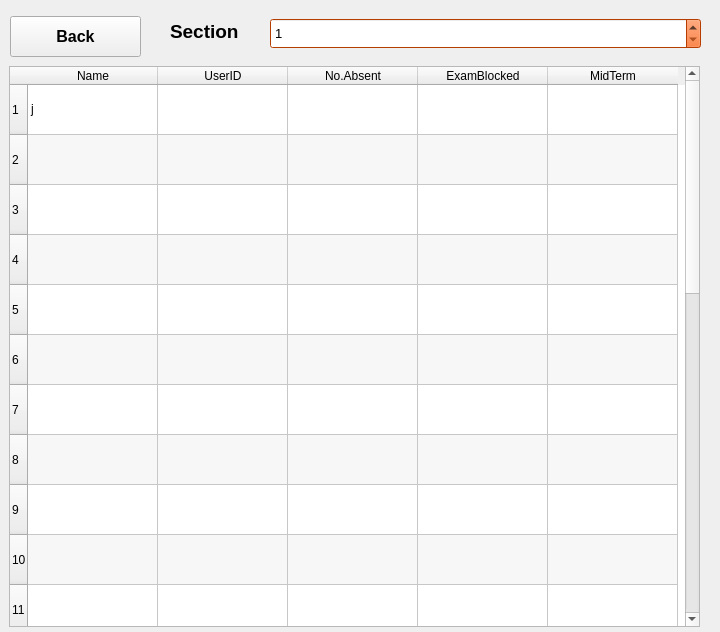
<?xml version="1.0" encoding="UTF-8"?>
<ui version="4.0">
 <class>MainWindow</class>
 <widget class="QMainWindow" name="MainWindow">
  <property name="geometry">
   <rect>
    <x>0</x>
    <y>0</y>
    <width>720</width>
    <height>632</height>
   </rect>
  </property>
  <property name="windowTitle">
   <string>MainWindow</string>
  </property>
  <property name="tabShape">
   <enum>QTabWidget::Rounded</enum>
  </property>
  <property name="dockNestingEnabled">
   <bool>true</bool>
  </property>
  <widget class="QWidget" name="centralwidget">
   <widget class="QTableWidget" name="table">
    <property name="geometry">
     <rect>
      <x>9</x>
      <y>66</y>
      <width>691</width>
      <height>561</height>
     </rect>
    </property>
    <property name="autoScrollMargin">
     <number>20</number>
    </property>
    <property name="editTriggers">
     <set>QAbstractItemView::DoubleClicked</set>
    </property>
    <property name="alternatingRowColors">
     <bool>true</bool>
    </property>
    <property name="selectionMode">
     <enum>QAbstractItemView::SingleSelection</enum>
    </property>
    <property name="selectionBehavior">
     <enum>QAbstractItemView::SelectItems</enum>
    </property>
    <property name="showGrid">
     <bool>true</bool>
    </property>
    <property name="sortingEnabled">
     <bool>false</bool>
    </property>
    <property name="rowCount">
     <number>25</number>
    </property>
    <attribute name="horizontalHeaderCascadingSectionResizes">
     <bool>false</bool>
    </attribute>
    <attribute name="horizontalHeaderDefaultSectionSize">
     <number>130</number>
    </attribute>
    <attribute name="horizontalHeaderMinimumSectionSize">
     <number>50</number>
    </attribute>
    <attribute name="horizontalHeaderShowSortIndicator" stdset="0">
     <bool>true</bool>
    </attribute>
    <attribute name="verticalHeaderCascadingSectionResizes">
     <bool>true</bool>
    </attribute>
    <attribute name="verticalHeaderDefaultSectionSize">
     <number>50</number>
    </attribute>
    <attribute name="verticalHeaderMinimumSectionSize">
     <number>50</number>
    </attribute>
    <attribute name="verticalHeaderShowSortIndicator" stdset="0">
     <bool>false</bool>
    </attribute>
    <row/>
    <row/>
    <row/>
    <row/>
    <row/>
    <row/>
    <row/>
    <row/>
    <row/>
    <row/>
    <row/>
    <row/>
    <row/>
    <row/>
    <row/>
    <row/>
    <row/>
    <row/>
    <row/>
    <row/>
    <row/>
    <row/>
    <row/>
    <row/>
    <row/>
    <column>
     <property name="text">
      <string>Name</string>
     </property>
    </column>
    <column>
     <property name="text">
      <string>UserID</string>
     </property>
    </column>
    <column>
     <property name="text">
      <string>No.Absent</string>
     </property>
    </column>
    <column>
     <property name="text">
      <string>ExamBlocked</string>
     </property>
    </column>
    <column>
     <property name="text">
      <string>MidTerm</string>
     </property>
    </column>
    <item row="0" column="0">
     <property name="text">
      <string>j</string>
     </property>
     <property name="flags">
      <set>ItemIsSelectable|ItemIsDragEnabled|ItemIsEnabled|ItemIsTristate</set>
     </property>
    </item>
    <item row="0" column="1">
     <property name="flags">
      <set>ItemIsSelectable|ItemIsDragEnabled|ItemIsEnabled</set>
     </property>
    </item>
    <item row="1" column="0">
     <property name="text">
      <string/>
     </property>
     <property name="flags">
      <set>ItemIsSelectable|ItemIsDragEnabled|ItemIsEnabled|ItemIsTristate</set>
     </property>
    </item>
    <item row="1" column="1">
     <property name="flags">
      <set>ItemIsSelectable|ItemIsDragEnabled|ItemIsEnabled</set>
     </property>
    </item>
    <item row="2" column="0">
     <property name="text">
      <string/>
     </property>
     <property name="flags">
      <set>ItemIsSelectable|ItemIsDragEnabled|ItemIsEnabled|ItemIsTristate</set>
     </property>
    </item>
    <item row="2" column="1">
     <property name="flags">
      <set>ItemIsSelectable|ItemIsDragEnabled|ItemIsEnabled</set>
     </property>
    </item>
    <item row="3" column="0">
     <property name="text">
      <string/>
     </property>
     <property name="flags">
      <set>ItemIsSelectable|ItemIsDragEnabled|ItemIsEnabled</set>
     </property>
    </item>
    <item row="3" column="1">
     <property name="flags">
      <set>ItemIsSelectable|ItemIsDragEnabled|ItemIsEnabled</set>
     </property>
    </item>
    <item row="4" column="0">
     <property name="flags">
      <set>ItemIsSelectable|ItemIsDragEnabled|ItemIsEnabled</set>
     </property>
    </item>
    <item row="4" column="1">
     <property name="flags">
      <set>ItemIsSelectable|ItemIsDragEnabled|ItemIsEnabled</set>
     </property>
    </item>
    <item row="5" column="0">
     <property name="flags">
      <set>ItemIsSelectable|ItemIsDragEnabled|ItemIsEnabled</set>
     </property>
    </item>
    <item row="5" column="1">
     <property name="flags">
      <set>ItemIsSelectable|ItemIsDragEnabled|ItemIsEnabled</set>
     </property>
    </item>
    <item row="6" column="1">
     <property name="flags">
      <set>ItemIsSelectable|ItemIsDragEnabled|ItemIsEnabled</set>
     </property>
    </item>
    <item row="7" column="1">
     <property name="flags">
      <set>ItemIsSelectable|ItemIsDragEnabled|ItemIsEnabled</set>
     </property>
    </item>
    <item row="8" column="0">
     <property name="flags">
      <set>ItemIsSelectable|ItemIsDragEnabled|ItemIsEnabled</set>
     </property>
    </item>
    <item row="8" column="1">
     <property name="flags">
      <set>ItemIsSelectable|ItemIsDragEnabled|ItemIsEnabled</set>
     </property>
    </item>
    <item row="9" column="0">
     <property name="flags">
      <set>ItemIsSelectable|ItemIsDragEnabled|ItemIsUserCheckable</set>
     </property>
    </item>
    <item row="9" column="1">
     <property name="flags">
      <set>ItemIsSelectable|ItemIsDragEnabled|ItemIsEnabled</set>
     </property>
    </item>
    <item row="10" column="0">
     <property name="flags">
      <set>ItemIsSelectable|ItemIsDragEnabled|ItemIsEnabled</set>
     </property>
    </item>
    <item row="10" column="1">
     <property name="flags">
      <set>ItemIsSelectable|ItemIsDragEnabled|ItemIsEnabled</set>
     </property>
    </item>
    <item row="11" column="0">
     <property name="flags">
      <set>ItemIsSelectable|ItemIsDragEnabled|ItemIsEnabled</set>
     </property>
    </item>
    <item row="11" column="1">
     <property name="flags">
      <set>ItemIsSelectable|ItemIsDragEnabled|ItemIsEnabled</set>
     </property>
    </item>
    <item row="12" column="0">
     <property name="flags">
      <set>ItemIsSelectable|ItemIsDragEnabled|ItemIsEnabled</set>
     </property>
    </item>
    <item row="12" column="1">
     <property name="flags">
      <set>ItemIsSelectable|ItemIsDragEnabled|ItemIsEnabled</set>
     </property>
    </item>
    <item row="13" column="0">
     <property name="flags">
      <set>ItemIsSelectable|ItemIsDragEnabled|ItemIsEnabled</set>
     </property>
    </item>
    <item row="13" column="1">
     <property name="flags">
      <set>ItemIsSelectable|ItemIsDragEnabled|ItemIsEnabled</set>
     </property>
    </item>
    <item row="14" column="0">
     <property name="flags">
      <set>ItemIsSelectable|ItemIsDragEnabled|ItemIsEnabled</set>
     </property>
    </item>
    <item row="14" column="1">
     <property name="flags">
      <set>ItemIsSelectable|ItemIsDragEnabled|ItemIsEnabled</set>
     </property>
    </item>
    <item row="15" column="0">
     <property name="flags">
      <set>ItemIsSelectable|ItemIsDragEnabled|ItemIsEnabled</set>
     </property>
    </item>
    <item row="15" column="1">
     <property name="flags">
      <set>ItemIsSelectable|ItemIsDragEnabled|ItemIsEnabled</set>
     </property>
    </item>
    <item row="16" column="0">
     <property name="flags">
      <set>ItemIsSelectable|ItemIsDragEnabled|ItemIsEnabled</set>
     </property>
    </item>
    <item row="16" column="1">
     <property name="flags">
      <set>ItemIsSelectable|ItemIsDragEnabled|ItemIsEnabled</set>
     </property>
    </item>
    <item row="17" column="0">
     <property name="flags">
      <set>ItemIsSelectable|ItemIsDragEnabled|ItemIsEnabled</set>
     </property>
    </item>
    <item row="17" column="1">
     <property name="flags">
      <set>ItemIsSelectable|ItemIsDragEnabled|ItemIsEnabled</set>
     </property>
    </item>
    <item row="18" column="0">
     <property name="flags">
      <set>ItemIsSelectable|ItemIsDragEnabled|ItemIsEnabled</set>
     </property>
    </item>
    <item row="18" column="1">
     <property name="flags">
      <set>ItemIsSelectable|ItemIsDragEnabled|ItemIsEnabled</set>
     </property>
    </item>
    <item row="19" column="0">
     <property name="flags">
      <set>ItemIsSelectable|ItemIsDragEnabled|ItemIsEnabled</set>
     </property>
    </item>
    <item row="19" column="1">
     <property name="flags">
      <set>ItemIsSelectable|ItemIsDragEnabled|ItemIsEnabled</set>
     </property>
    </item>
    <item row="20" column="0">
     <property name="flags">
      <set>ItemIsSelectable|ItemIsDragEnabled|ItemIsEnabled</set>
     </property>
    </item>
    <item row="20" column="1">
     <property name="flags">
      <set>ItemIsSelectable|ItemIsDragEnabled|ItemIsEnabled</set>
     </property>
    </item>
    <item row="21" column="0">
     <property name="flags">
      <set>ItemIsSelectable|ItemIsDragEnabled|ItemIsEnabled</set>
     </property>
    </item>
    <item row="21" column="1">
     <property name="flags">
      <set>ItemIsSelectable|ItemIsDragEnabled|ItemIsEnabled</set>
     </property>
    </item>
    <item row="21" column="2">
     <property name="flags">
      <set>ItemIsSelectable|ItemIsDragEnabled|ItemIsEnabled</set>
     </property>
    </item>
    <item row="22" column="0">
     <property name="flags">
      <set>ItemIsSelectable|ItemIsDragEnabled|ItemIsEnabled</set>
     </property>
    </item>
    <item row="22" column="1">
     <property name="flags">
      <set>ItemIsSelectable|ItemIsDragEnabled|ItemIsEnabled</set>
     </property>
    </item>
    <item row="22" column="2">
     <property name="flags">
      <set>ItemIsSelectable|ItemIsDragEnabled|ItemIsEnabled</set>
     </property>
    </item>
    <item row="23" column="0">
     <property name="flags">
      <set>ItemIsSelectable|ItemIsDragEnabled|ItemIsEnabled</set>
     </property>
    </item>
    <item row="23" column="1">
     <property name="flags">
      <set>ItemIsSelectable|ItemIsDragEnabled|ItemIsEnabled</set>
     </property>
    </item>
    <item row="23" column="2">
     <property name="flags">
      <set>ItemIsSelectable|ItemIsDragEnabled|ItemIsEnabled</set>
     </property>
    </item>
    <item row="24" column="0">
     <property name="flags">
      <set>ItemIsSelectable|ItemIsDragEnabled|ItemIsEnabled</set>
     </property>
    </item>
    <item row="24" column="1">
     <property name="flags">
      <set>ItemIsSelectable|ItemIsDragEnabled|ItemIsEnabled</set>
     </property>
    </item>
    <item row="24" column="2">
     <property name="flags">
      <set>ItemIsSelectable|ItemIsDragEnabled|ItemIsEnabled</set>
     </property>
    </item>
   </widget>
   <widget class="QSpinBox" name="section">
    <property name="geometry">
     <rect>
      <x>270</x>
      <y>18</y>
      <width>431</width>
      <height>31</height>
     </rect>
    </property>
    <property name="palette">
     <palette>
      <active>
       <colorrole role="WindowText">
        <brush brushstyle="SolidPattern">
         <color alpha="255">
          <red>0</red>
          <green>0</green>
          <blue>0</blue>
         </color>
        </brush>
       </colorrole>
       <colorrole role="Button">
        <brush brushstyle="SolidPattern">
         <color alpha="255">
          <red>255</red>
          <green>85</green>
          <blue>0</blue>
         </color>
        </brush>
       </colorrole>
       <colorrole role="Light">
        <brush brushstyle="SolidPattern">
         <color alpha="255">
          <red>255</red>
          <green>170</green>
          <blue>127</blue>
         </color>
        </brush>
       </colorrole>
       <colorrole role="Midlight">
        <brush brushstyle="SolidPattern">
         <color alpha="255">
          <red>255</red>
          <green>127</green>
          <blue>63</blue>
         </color>
        </brush>
       </colorrole>
       <colorrole role="Dark">
        <brush brushstyle="SolidPattern">
         <color alpha="255">
          <red>127</red>
          <green>42</green>
          <blue>0</blue>
         </color>
        </brush>
       </colorrole>
       <colorrole role="Mid">
        <brush brushstyle="SolidPattern">
         <color alpha="255">
          <red>170</red>
          <green>56</green>
          <blue>0</blue>
         </color>
        </brush>
       </colorrole>
       <colorrole role="Text">
        <brush brushstyle="SolidPattern">
         <color alpha="255">
          <red>0</red>
          <green>0</green>
          <blue>0</blue>
         </color>
        </brush>
       </colorrole>
       <colorrole role="BrightText">
        <brush brushstyle="SolidPattern">
         <color alpha="255">
          <red>255</red>
          <green>255</green>
          <blue>255</blue>
         </color>
        </brush>
       </colorrole>
       <colorrole role="ButtonText">
        <brush brushstyle="SolidPattern">
         <color alpha="255">
          <red>0</red>
          <green>0</green>
          <blue>0</blue>
         </color>
        </brush>
       </colorrole>
       <colorrole role="Base">
        <brush brushstyle="SolidPattern">
         <color alpha="255">
          <red>255</red>
          <green>255</green>
          <blue>255</blue>
         </color>
        </brush>
       </colorrole>
       <colorrole role="Window">
        <brush brushstyle="SolidPattern">
         <color alpha="255">
          <red>255</red>
          <green>85</green>
          <blue>0</blue>
         </color>
        </brush>
       </colorrole>
       <colorrole role="Shadow">
        <brush brushstyle="SolidPattern">
         <color alpha="255">
          <red>0</red>
          <green>0</green>
          <blue>0</blue>
         </color>
        </brush>
       </colorrole>
       <colorrole role="AlternateBase">
        <brush brushstyle="SolidPattern">
         <color alpha="255">
          <red>255</red>
          <green>170</green>
          <blue>127</blue>
         </color>
        </brush>
       </colorrole>
       <colorrole role="ToolTipBase">
        <brush brushstyle="SolidPattern">
         <color alpha="255">
          <red>255</red>
          <green>255</green>
          <blue>220</blue>
         </color>
        </brush>
       </colorrole>
       <colorrole role="ToolTipText">
        <brush brushstyle="SolidPattern">
         <color alpha="255">
          <red>0</red>
          <green>0</green>
          <blue>0</blue>
         </color>
        </brush>
       </colorrole>
      </active>
      <inactive>
       <colorrole role="WindowText">
        <brush brushstyle="SolidPattern">
         <color alpha="255">
          <red>0</red>
          <green>0</green>
          <blue>0</blue>
         </color>
        </brush>
       </colorrole>
       <colorrole role="Button">
        <brush brushstyle="SolidPattern">
         <color alpha="255">
          <red>255</red>
          <green>85</green>
          <blue>0</blue>
         </color>
        </brush>
       </colorrole>
       <colorrole role="Light">
        <brush brushstyle="SolidPattern">
         <color alpha="255">
          <red>255</red>
          <green>170</green>
          <blue>127</blue>
         </color>
        </brush>
       </colorrole>
       <colorrole role="Midlight">
        <brush brushstyle="SolidPattern">
         <color alpha="255">
          <red>255</red>
          <green>127</green>
          <blue>63</blue>
         </color>
        </brush>
       </colorrole>
       <colorrole role="Dark">
        <brush brushstyle="SolidPattern">
         <color alpha="255">
          <red>127</red>
          <green>42</green>
          <blue>0</blue>
         </color>
        </brush>
       </colorrole>
       <colorrole role="Mid">
        <brush brushstyle="SolidPattern">
         <color alpha="255">
          <red>170</red>
          <green>56</green>
          <blue>0</blue>
         </color>
        </brush>
       </colorrole>
       <colorrole role="Text">
        <brush brushstyle="SolidPattern">
         <color alpha="255">
          <red>0</red>
          <green>0</green>
          <blue>0</blue>
         </color>
        </brush>
       </colorrole>
       <colorrole role="BrightText">
        <brush brushstyle="SolidPattern">
         <color alpha="255">
          <red>255</red>
          <green>255</green>
          <blue>255</blue>
         </color>
        </brush>
       </colorrole>
       <colorrole role="ButtonText">
        <brush brushstyle="SolidPattern">
         <color alpha="255">
          <red>0</red>
          <green>0</green>
          <blue>0</blue>
         </color>
        </brush>
       </colorrole>
       <colorrole role="Base">
        <brush brushstyle="SolidPattern">
         <color alpha="255">
          <red>255</red>
          <green>255</green>
          <blue>255</blue>
         </color>
        </brush>
       </colorrole>
       <colorrole role="Window">
        <brush brushstyle="SolidPattern">
         <color alpha="255">
          <red>255</red>
          <green>85</green>
          <blue>0</blue>
         </color>
        </brush>
       </colorrole>
       <colorrole role="Shadow">
        <brush brushstyle="SolidPattern">
         <color alpha="255">
          <red>0</red>
          <green>0</green>
          <blue>0</blue>
         </color>
        </brush>
       </colorrole>
       <colorrole role="AlternateBase">
        <brush brushstyle="SolidPattern">
         <color alpha="255">
          <red>255</red>
          <green>170</green>
          <blue>127</blue>
         </color>
        </brush>
       </colorrole>
       <colorrole role="ToolTipBase">
        <brush brushstyle="SolidPattern">
         <color alpha="255">
          <red>255</red>
          <green>255</green>
          <blue>220</blue>
         </color>
        </brush>
       </colorrole>
       <colorrole role="ToolTipText">
        <brush brushstyle="SolidPattern">
         <color alpha="255">
          <red>0</red>
          <green>0</green>
          <blue>0</blue>
         </color>
        </brush>
       </colorrole>
      </inactive>
      <disabled>
       <colorrole role="WindowText">
        <brush brushstyle="SolidPattern">
         <color alpha="255">
          <red>127</red>
          <green>42</green>
          <blue>0</blue>
         </color>
        </brush>
       </colorrole>
       <colorrole role="Button">
        <brush brushstyle="SolidPattern">
         <color alpha="255">
          <red>255</red>
          <green>85</green>
          <blue>0</blue>
         </color>
        </brush>
       </colorrole>
       <colorrole role="Light">
        <brush brushstyle="SolidPattern">
         <color alpha="255">
          <red>255</red>
          <green>170</green>
          <blue>127</blue>
         </color>
        </brush>
       </colorrole>
       <colorrole role="Midlight">
        <brush brushstyle="SolidPattern">
         <color alpha="255">
          <red>255</red>
          <green>127</green>
          <blue>63</blue>
         </color>
        </brush>
       </colorrole>
       <colorrole role="Dark">
        <brush brushstyle="SolidPattern">
         <color alpha="255">
          <red>127</red>
          <green>42</green>
          <blue>0</blue>
         </color>
        </brush>
       </colorrole>
       <colorrole role="Mid">
        <brush brushstyle="SolidPattern">
         <color alpha="255">
          <red>170</red>
          <green>56</green>
          <blue>0</blue>
         </color>
        </brush>
       </colorrole>
       <colorrole role="Text">
        <brush brushstyle="SolidPattern">
         <color alpha="255">
          <red>127</red>
          <green>42</green>
          <blue>0</blue>
         </color>
        </brush>
       </colorrole>
       <colorrole role="BrightText">
        <brush brushstyle="SolidPattern">
         <color alpha="255">
          <red>255</red>
          <green>255</green>
          <blue>255</blue>
         </color>
        </brush>
       </colorrole>
       <colorrole role="ButtonText">
        <brush brushstyle="SolidPattern">
         <color alpha="255">
          <red>127</red>
          <green>42</green>
          <blue>0</blue>
         </color>
        </brush>
       </colorrole>
       <colorrole role="Base">
        <brush brushstyle="SolidPattern">
         <color alpha="255">
          <red>255</red>
          <green>85</green>
          <blue>0</blue>
         </color>
        </brush>
       </colorrole>
       <colorrole role="Window">
        <brush brushstyle="SolidPattern">
         <color alpha="255">
          <red>255</red>
          <green>85</green>
          <blue>0</blue>
         </color>
        </brush>
       </colorrole>
       <colorrole role="Shadow">
        <brush brushstyle="SolidPattern">
         <color alpha="255">
          <red>0</red>
          <green>0</green>
          <blue>0</blue>
         </color>
        </brush>
       </colorrole>
       <colorrole role="AlternateBase">
        <brush brushstyle="SolidPattern">
         <color alpha="255">
          <red>255</red>
          <green>85</green>
          <blue>0</blue>
         </color>
        </brush>
       </colorrole>
       <colorrole role="ToolTipBase">
        <brush brushstyle="SolidPattern">
         <color alpha="255">
          <red>255</red>
          <green>255</green>
          <blue>220</blue>
         </color>
        </brush>
       </colorrole>
       <colorrole role="ToolTipText">
        <brush brushstyle="SolidPattern">
         <color alpha="255">
          <red>0</red>
          <green>0</green>
          <blue>0</blue>
         </color>
        </brush>
       </colorrole>
      </disabled>
     </palette>
    </property>
    <property name="font">
     <font>
      <pointsize>10</pointsize>
     </font>
    </property>
    <property name="minimum">
     <number>1</number>
    </property>
    <property name="maximum">
     <number>12</number>
    </property>
   </widget>
   <widget class="QLabel" name="label">
    <property name="geometry">
     <rect>
      <x>170</x>
      <y>20</y>
      <width>71</width>
      <height>23</height>
     </rect>
    </property>
    <property name="font">
     <font>
      <pointsize>14</pointsize>
      <weight>75</weight>
      <bold>true</bold>
     </font>
    </property>
    <property name="text">
     <string>Section</string>
    </property>
   </widget>
   <widget class="QPushButton" name="back">
    <property name="geometry">
     <rect>
      <x>10</x>
      <y>16</y>
      <width>131</width>
      <height>41</height>
     </rect>
    </property>
    <property name="font">
     <font>
      <pointsize>12</pointsize>
      <weight>75</weight>
      <bold>true</bold>
     </font>
    </property>
    <property name="text">
     <string>Back</string>
    </property>
   </widget>
  </widget>
 </widget>
 <resources/>
 <connections/>
</ui>
